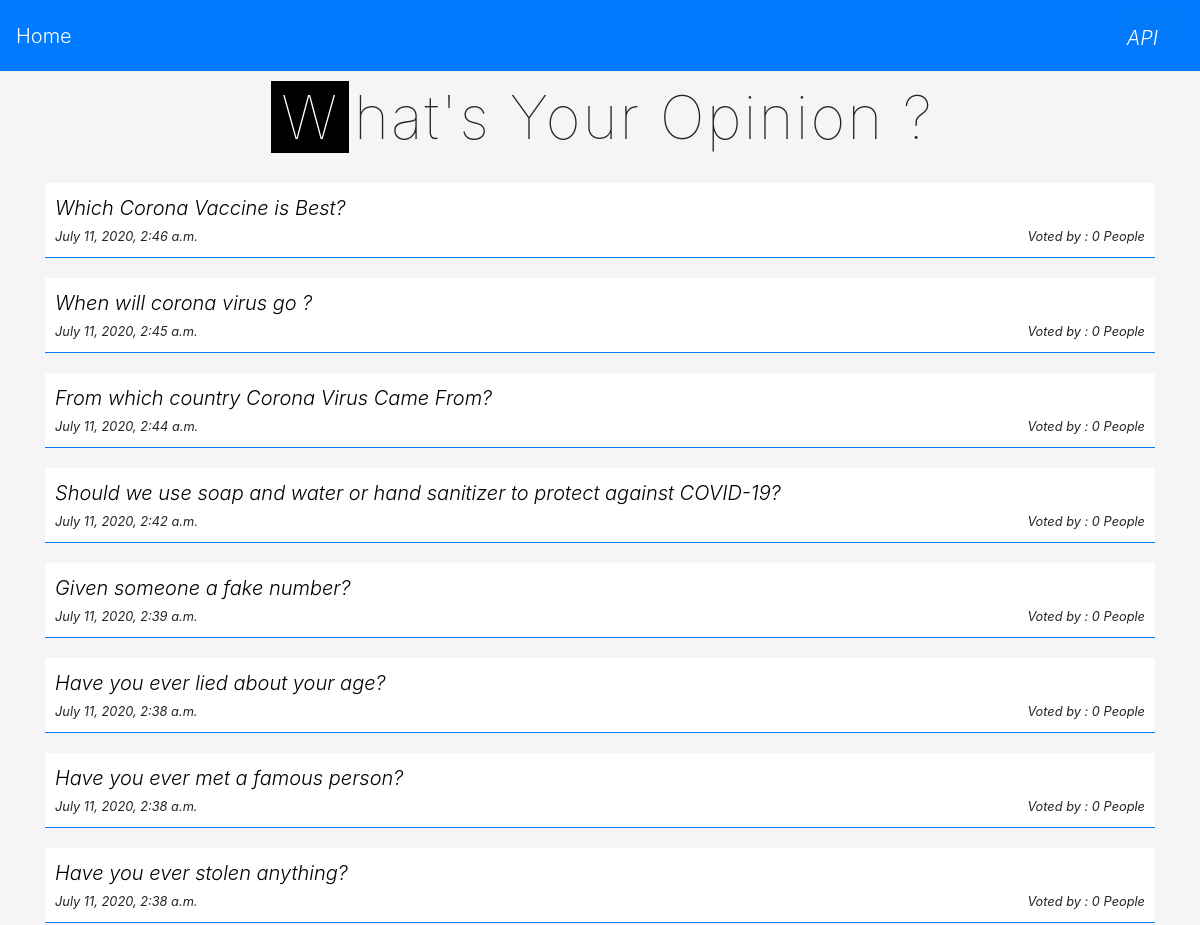
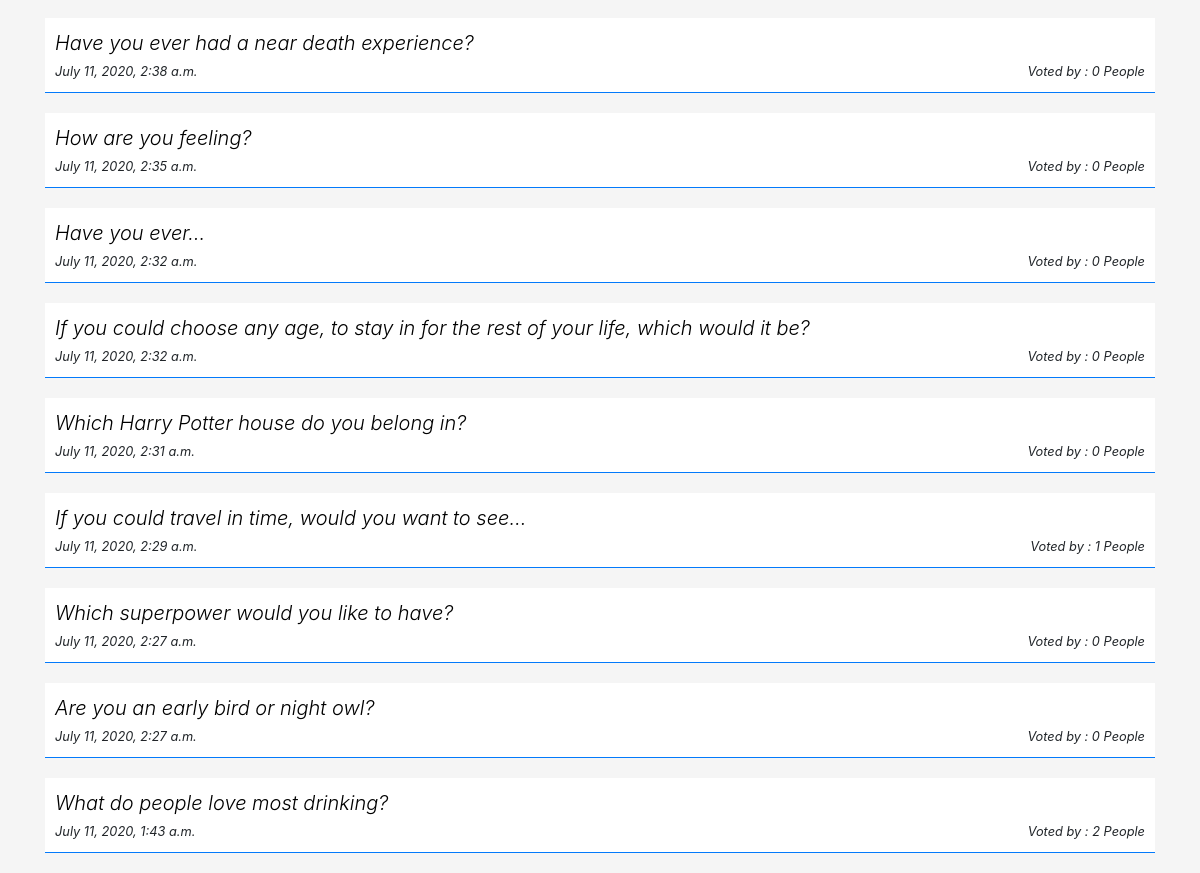
The app's page /app/ with its own data (2 pictures, top to bottom).
### app/models.py (models this page shows, shortened)
class Question(models.Model):
    question_text = models.CharField(max_length = 500)
    pub_date = models.DateTimeField('date published')
    viewsofquestion = models.PositiveIntegerField(default=0)
    def __str__(self):
        return self.question_text

### app/views.py (the view)
# urls.py: path('', views.index.as_view(), name = 'index'),
class index(ListView):
    success_url = reverse_lazy('details')
    template_name = 'index.html'
    context_object_name = 'questions'
    def get_queryset(self):
        return Question.objects.all().order_by('-pub_date')

### app/templates/index.html (shortened to what this page needs)
{% extends 'base.html' %}
{% block content %}
<section class="homepage">
    <h1> <span>W</span>hat's Your Opinion ?</h1>
    <ul>
        {% for ques in questions %}
                <a href="{% url 'details' ques.pk %}">
                <li >
                    {{ques}}
                    <br>
                </a>
                <div class="row">
                    <div class="col-6">
                        <small>{{ques.pub_date}}</small>
                    </div>
                    <div class="col-6 text-right">
                        <small class="text-right">Voted by : {{ques.viewsofquestion}} People</small>
                    </div>
                </div>
        {% endfor %}
    </ul>
</section>
{% endblock %}

### app/templates/base.html (shortened to what this page needs)
<!doctype html>
{% load static %}
<html lang="en">
<head>
  <link rel="stylesheet" href="https://stackpath.bootstrapcdn.com/bootstrap/4.4.1/css/bootstrap.min.css">
  <link rel="stylesheet" href="{% static 'main.css' %}">
</head>
<body>
  <nav class="navbar navbar-expand-lg navbar-light bg-primary">
    <a class="navbar-brand" href="{% url 'index' %}">Home</a>
    <div class="collapse navbar-collapse" id="navbarNav">
      <ul class="navbar-nav ml-auto">
        <li class="nav-item">
          <a class="navbar-brand" href="{% url 'questionList' %}">API</a>
        </li>
      </ul>
    </div>
  </nav>
  <div class="container">
      {% block content %}
      {% endblock %}
  </div>
</body>
</html>

### app/static/main.css (style rules this page uses)
body { font-weight: 300; background-color: #f5f5f5; }
ul { list-style: none; display: inline; }
a { font-size: 20px; color: black; text-decoration: none; }
li { background-color: white; border-bottom: 1px solid #037AFB; padding: 10px; font-style: italic; margin-bottom: 20px; }
.navbar-light .navbar-brand { color: white; }
.navbar-nav { height: 55px; }
.nav-item { background-color: #037AFB; border-bottom: none; }
.homepage { margin-top: 10px; }
.homepage h1 { margin-bottom: 20px; }
.homepage h1 span { background-color: black; color: white; margin: 0px 5px; padding: 0px 10px; }
.homepage h1, .details h1, .details h3, .result h1 { font-weight: 100; font-size: 60px; margin-bottom: 0px; letter-spacing: 2px; text-align: center; }

### records on screen
Question: question_text "Which Corona Vaccine is Best?", pub_date "July 11, 2020, 2:46 a.m.", viewsofquestion "0"
Question: question_text "When will corona virus go ?", pub_date "July 11, 2020, 2:45 a.m.", viewsofquestion "0"
Question: question_text "From which country Corona Virus Came From?", pub_date "July 11, 2020, 2:44 a.m.", viewsofquestion "0"
Question: question_text "Should we use soap and water or hand sanitizer to protect against COVID-19?", pub_date "July 11, 2020, 2:42 a.m.", viewsofquestion "0"
Question: question_text "Given someone a fake number?", pub_date "July 11, 2020, 2:39 a.m.", viewsofquestion "0"
Question: question_text "Have you ever lied about your age?", pub_date "July 11, 2020, 2:38 a.m.", viewsofquestion "0"
Question: question_text "Have you ever met a famous person?", pub_date "July 11, 2020, 2:38 a.m.", viewsofquestion "0"
Question: question_text "Have you ever stolen anything?", pub_date "July 11, 2020, 2:38 a.m.", viewsofquestion "0"
Question: question_text "Have you ever had a near death experience?", pub_date "July 11, 2020, 2:38 a.m.", viewsofquestion "0"
Question: question_text "How are you feeling?", pub_date "July 11, 2020, 2:35 a.m.", viewsofquestion "0"
Question: question_text "Have you ever…", pub_date "July 11, 2020, 2:32 a.m.", viewsofquestion "0"
Question: question_text "If you could choose any age, to stay in for the rest of your life, which would it be?", pub_date "July 11, 2020, 2:32 a.m.", viewsofquestion "0"
Question: question_text "Which Harry Potter house do you belong in?", pub_date "July 11, 2020, 2:31 a.m.", viewsofquestion "0"
Question: question_text "If you could travel in time, would you want to see…", pub_date "July 11, 2020, 2:29 a.m.", viewsofquestion "1"
Question: question_text "Which superpower would you like to have?", pub_date "July 11, 2020, 2:27 a.m.", viewsofquestion "0"
Question: question_text "Are you an early bird or night owl?", pub_date "July 11, 2020, 2:27 a.m.", viewsofquestion "0"
Question: question_text "What do people love most drinking?", pub_date "July 11, 2020, 1:43 a.m.", viewsofquestion "2"
